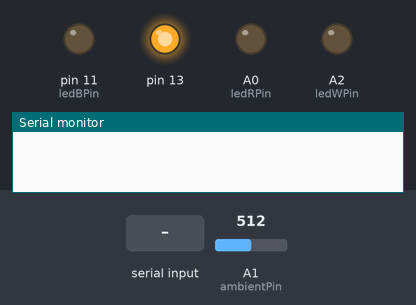
This sketch was run on a simulated Arduino Uno, built with avr-gcc and run on an emulated ATmega328P. On the bench: output pins drawn as LEDs (lit = HIGH), the last lines printed to the serial monitor. Dashed ring = blinking. Inputs (shaded band) come from the test bench; at power-on: A1 (ambientPin) = 512.

Above: at 0.1 s.
At 11.2 s:
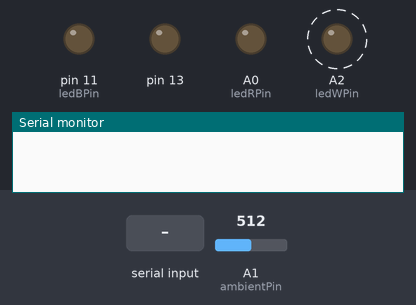
11.3 s: "90,45,200\n" received over Serial
14.3 s: "90,45\n" received over Serial
At 14.8 s:
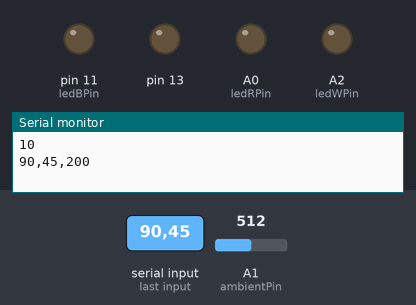
17.3 s: "30,150,10\n" received over Serial
20.3 s: "30,150\n" received over Serial
23.3 s: "1,90\n" received over Serial
Timing chart, 0 to 27.3 s (numbered marks = the images above; inputs shaded):
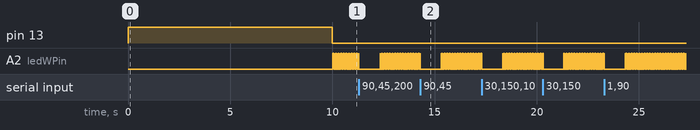

The sketch:

multiCommand.ino
```cpp
#define INPUT_SIZE 30
const int ledWPin = A2;
const int ambientPin = A1;
const int ledRPin = A0;
const int ledBPin = 11;

// variables:
int ambientValue = 0;         // the sensor value
int ambientMin = 0;        // minimum sensor value
int ambientMax = 0;           // maximum sensor value

// LED power
int powerRLed = 0;
int powerBLed = 0;
int powerWLED = 0;

void setup() {
  Serial.begin(9600);
  pinMode(ledWPin, OUTPUT); // Represent indoor light
  pinMode(ledRPin, OUTPUT); // Represent heating
  pinMode(ledBPin, OUTPUT); // Represent cooling

  /*Calibration for Ambient sensor*/
  // turn on LED to signal the start of the calibration period:
  pinMode(13, OUTPUT);
  digitalWrite(13, HIGH);

  // calibrate during the first 10 seconds
  while (millis() < 10000) {
    ambientValue = analogRead(ambientPin);
    //Make an Inverse proportion relation.
    // The Smaller the signal is, the brighter the light is.
    if (ambientValue <0){
      ambientValue = 1;
    }
    ambientValue = 1000/ambientValue;
    // record the maximum sensor value
    if (ambientValue > ambientMax) {
      ambientMax = ambientValue;
    }

    // record the minimum sensor value
    if (ambientValue < ambientMin) {
      ambientMin = ambientValue;
    }
  }

  // signal the end of the calibration period
  digitalWrite(13, LOW);
  /*Calibration Finisehd*/

}
//input = 1:90&2:80&3:180
// parse into servoId : Position & servoId : Position & servoId : Position
void loop() {
  char input[INPUT_SIZE + 1];
  if(Serial.available() > 0){
    byte size = Serial.readBytes(input, INPUT_SIZE); // size of input
    input[size] = 0;
    Serial.println(size);
    char* command = strtok(input, "&"); //split into substring
    Serial.println(command);
    while (command != 0)
    {
        // Split the command in two values
        char* separator = strchr(command, ':'); //search character
        Serial.println(separator);
        if (separator != 0)
        {
            // Actually split the string in 2: replace ':' with 0
            *separator = 0;
            int sensorId = atoi(command); // String to int
            ++separator;
            double value = atoi(separator);

            // Do something with sensorId and value
            //1 = Door open, 2=Heating, 3=Cooling, 4=Lighting
            if (sensorId == 1){
              Serial.println("Door");
            }else if(sensorId == 2){
              Serial.println("Heating");
              powerRLed = value;
            }else if(sensorId == 3){
              Serial.println("Cooling");
              powerBLed = value;
            }else if(sensorId == 4){
              Serial.println("Lighting");

            }else if(sensorId ==0){
              Serial.println("Ready");
            }
        }
        // Find the next command in input string
        command = strtok(0, "&");
    }
  }// end if

    /*Red & Blue LED control*/
    //Red LED Control
    digitalWrite( ledRPin, HIGH );
    delay( powerRLed );
    digitalWrite( ledRPin, LOW );
    delay( 10-powerRLed );

    //Blue LED Control
    digitalWrite( ledBPin, HIGH );
    delay( powerBLed );
    digitalWrite( ledBPin, LOW );
    delay( 10-powerBLed );
    /*Red & Blue LED control finished*/

    /*Ambient Light control*/
    // read the sensor:
    ambientValue = analogRead(ambientPin);
    //Make an Inverse proportion relation.
    // The Smaller the signal is, the brighter the light is.
    if (ambientValue <=1){
      ambientValue = 1;
    }
    ambientValue = 1000/ambientValue;

    // apply the calibration to the sensor reading
    ambientValue = map(ambientValue, ambientMin, ambientMax, 1, 10);

    // in case the sensor value is outside the range seen during calibration
    // the white Led is turned on from 115 ~ 137
    ambientValue = constrain(ambientValue, 1, 10);

    // fade the LED using the calibrated value:
    digitalWrite(ledWPin, HIGH);
    delay(ambientValue);
    digitalWrite(ledWPin, LOW);
    delay(10-ambientValue);
}
```

Measured:
- by itself, A2 (ledWPin): repeats every 0.03 s: HIGH 0.01 s, LOW 0.02 s
